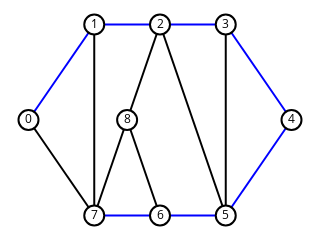

Source (notebook cell):
### Markdown cell above
### Exercício 5

Use cores para dar um exemplo de caminho no grafo `ug`.

### Code cell
ug.edges[0, 1]['color'] = (0, 0, 255)
ug.edges[1, 2]['color'] = (0, 0, 255)
ug.edges[2, 3]['color'] = (0, 0, 255)
ug.edges[3, 4]['color'] = (0, 0, 255)
ug.edges[4, 5]['color'] = (0, 0, 255)
ug.edges[5, 6]['color'] = (0, 0, 255)
ug.edges[6, 7]['color'] = (0, 0, 255)

sn.show_graph(ug, nlab=True)

### Figure 1 — Plotly figure (JSON) as saved in the notebook; plotly's stock layout.template omitted (floating-point values rounded to 4 significant figures)
{"data": [{"hoverinfo": "none", "line": {"color": "rgb(0, 0, 255)", "width": 2}, "mode": "lines", "type": "scatter", "uid": "8b182a6e-a241-11e8-b30c-ac7ba15704fe", "x": [0, 0.25, null, 0.25, 0.5, null, 0.5, 0.75, null, 0.75, 1, null, 1, 0.75, null, 0.75, 0.5, null, 0.5, 0.25, null], "y": [0.5, 1, null, 1, 1, null, 1, 1, null, 1, 0.5, null, 0.5, 0, null, 0, 0, null, 0, 0, null]}, {"hoverinfo": "none", "line": {"color": "rgb(0, 0, 0)", "width": 2}, "mode": "lines", "type": "scatter", "uid": "8b182a6f-a241-11e8-b30c-ac7ba15704fe", "x": [0, 0.25, null, 0.25, 0.25, null, 0.5, 0.375, null, 0.5, 0.75, null, 0.75, 0.75, null, 0.5, 0.375, null, 0.25, 0.375, null], "y": [0.5, 0, null, 1, 0, null, 1, 0.5, null, 1, 0, null, 1, 0, null, 0, 0.5, null, 0, 0.5, null]}, {"hoverinfo": "none", "marker": {"color": "rgb(255, 255, 255)", "line": {"color": "rgb(0, 0, 0)", "width": 2}, "size": 20}, "mode": "markers+text", "text": ["0", "1", "2", "3", "4", "5", "6", "7", "8"], "textfont": {"color": "rgb(0, 0, 0)"}, "textposition": "middle center", "type": "scatter", "uid": "8b182a70-a241-11e8-b30c-ac7ba15704fe", "x": [0, 0.25, 0.5, 0.75, 1, 0.75, 0.5, 0.25, 0.375], "y": [0.5, 1, 1, 1, 0.5, 0, 0, 0, 0.5]}], "layout": {"height": 180, "margin": {"b": 0, "l": 0, "r": 0, "t": 0}, "showlegend": false, "width": 320, "xaxis": {"showgrid": false, "showticklabels": false, "zeroline": false}, "yaxis": {"showgrid": false, "showticklabels": false, "zeroline": false}}}
